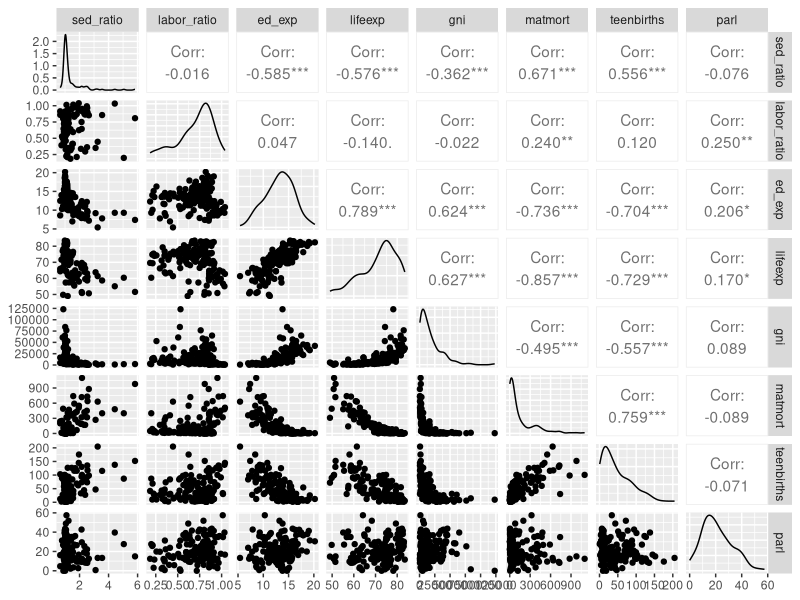
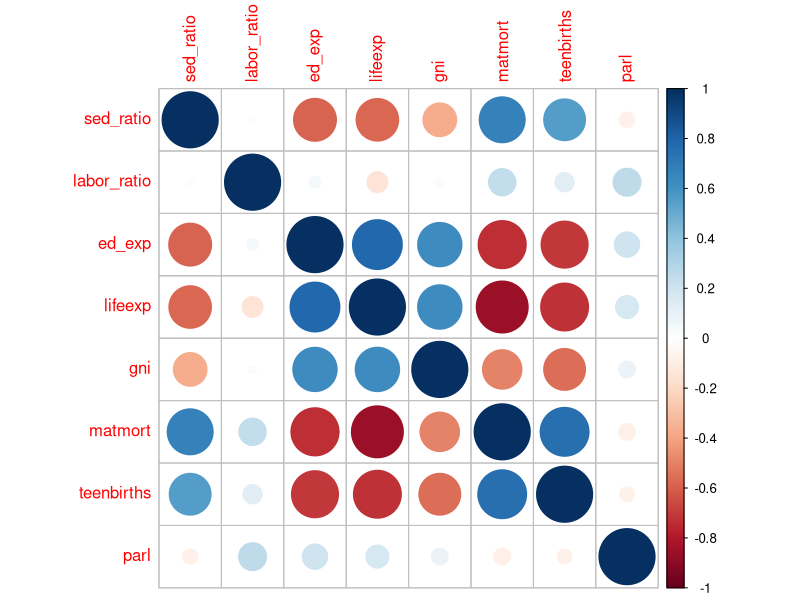
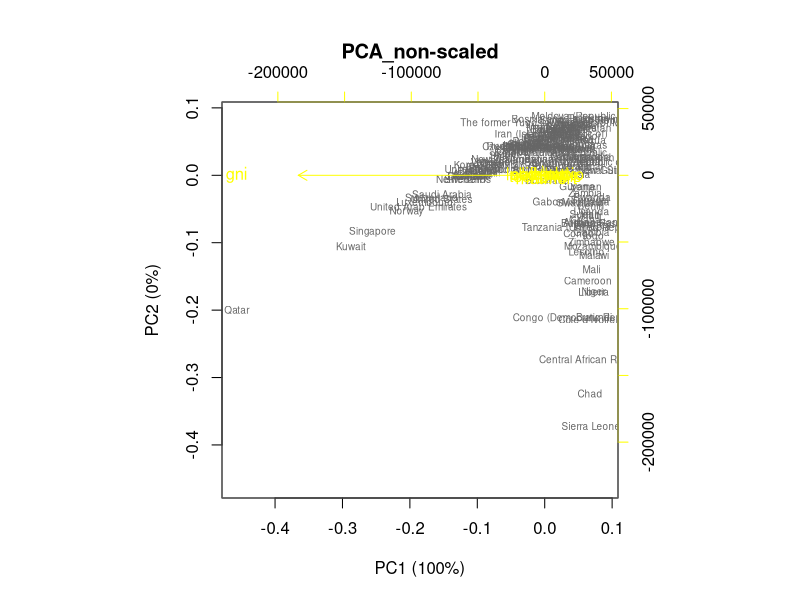
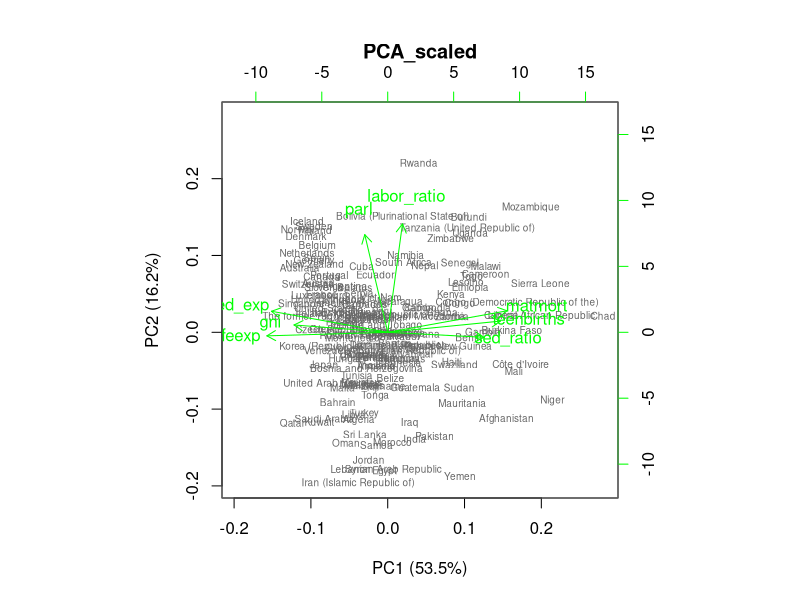
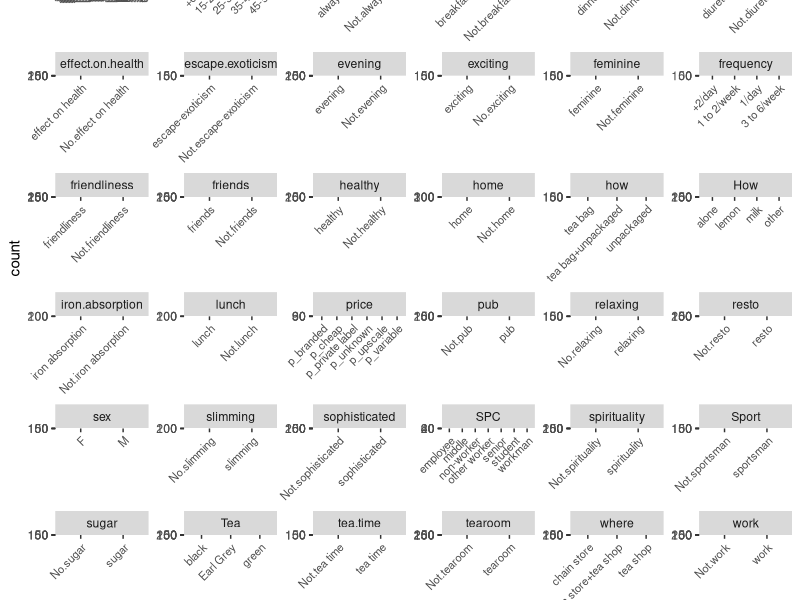
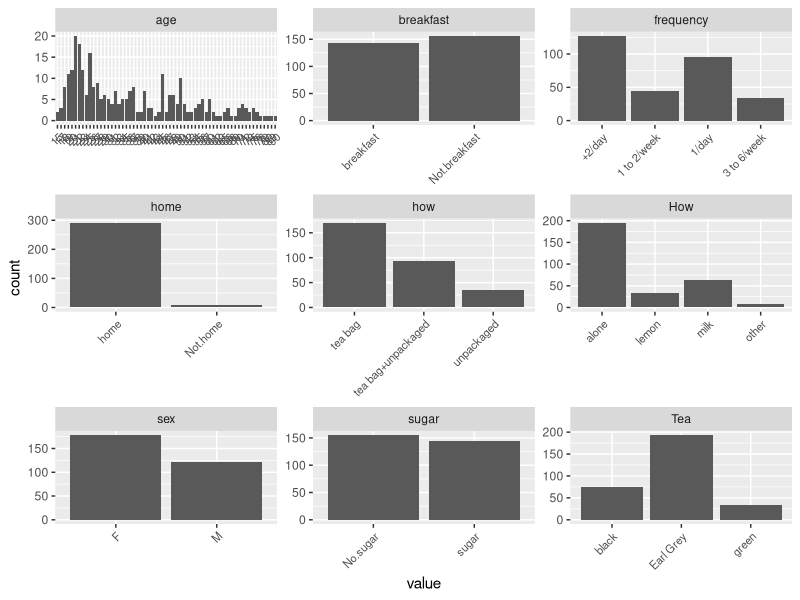
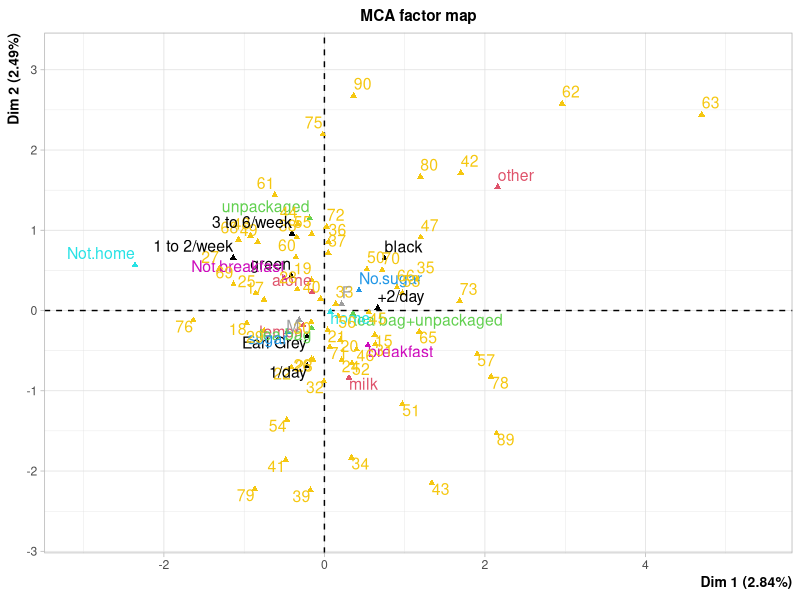

Write R code to recreate these figures, in order.
## ---- chunk 1
human <- read.csv("./data/human.csv", row.names = 1)
str(human)
summary(human)

library(GGally)
pairs <- ggpairs(human)
pairs

library(tidyverse)
library(corrplot)
# compute the correlation matrix and visualize it with corrplot
cor(human) %>% corrplot()
## ---- chunk 2
pca_human <- prcomp(human)
pca_human

# rounded percentages of variance captured by each PC
s <- summary(pca_human)
pca_pr <- round(100*s$importance[2,], digits = 1)

# create object pc_lab to be used as axis labels
pc_lab <- paste0(names(pca_pr), " (", pca_pr, "%)")

# draw a biplot of the principal component representation and the original variables
biplot(pca_human, choices = 1:2, cex = c(0.6, 1), col = c("grey40", "yellow"), xlab = pc_lab[1], ylab = pc_lab[2], main = (title = "PCA_non-scaled"))
## ---- chunk 3
# standardize the variables
human_std <- scale(human)
summary(human_std)

pca_human_std <- prcomp(human_std)
pca_human_std

# rounded percentages of variance captured by each PC
s_st <- summary(pca_human_std)
pca_pr_st <- round(100*s_st$importance[2,], digits = 1)

# create object pc_lab to be used as axis labels
pc_lab_st <- paste0(names(pca_pr_st), " (", pca_pr_st, "%)")

# draw a biplot of the principal component representation and the original variables
biplot(pca_human_std, choices = 1:2, cex = c(0.6, 1), col = c("grey40", "green"), xlab = pc_lab_st[1], ylab = pc_lab_st[2], main = (title = "PCA_scaled"))
## ---- chunk 4
library(FactoMineR)
data(tea)

dim(tea)
str(tea)
summary(tea)

library(ggplot2)
gather(tea) %>% ggplot(aes(value)) + facet_wrap("key", scales = "free") + geom_bar() + theme(axis.text.x = element_text(angle = 45, hjust = 1, size = 8))
## ---- chunk 5
# creating a subset
keep_columns <- c("Tea", "How", "how", "sugar", "home", "breakfast", "age", "sex", "frequency")
tea_time <- select(tea, one_of(keep_columns))
summary(tea_time)
str(tea_time)

library(ggplot2)
gather(tea_time) %>% ggplot(aes(value)) + facet_wrap("key", scales = "free") + geom_bar() + theme(axis.text.x = element_text(angle = 45, hjust = 1, size = 8))
## ---- chunk 6
# prepare the data for MCA by converting all the variables to factors
colnames(tea_time)
tea_time$Tea <- factor(tea_time$Tea)
tea_time$How <- factor(tea_time$How)
tea_time$how <- factor(tea_time$how)
tea_time$sugar <- factor(tea_time$sugar)
tea_time$home <- factor(tea_time$home)
tea_time$breakfast <- factor(tea_time$breakfast)
tea_time$age <- factor(tea_time$age)
tea_time$sex <- factor(tea_time$sex)
tea_time$frequency <- factor(tea_time$frequency)

# multiple correspondence analysis
mca <- MCA(tea_time, graph = FALSE)

# summary of the model
summary(mca)

# visualize MCA
plot(mca, invisible=c("ind"), habillage = "quali")
